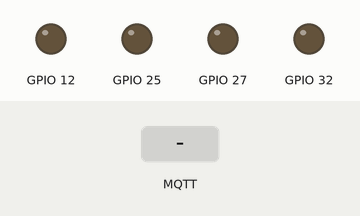
Bench run of a sketch on a simulated ESP32. On the bench: output pins drawn as LEDs (lit = HIGH). The inputs (shaded band) are chosen by the test bench. WiFi joins after 1.5 s; servers stay silent unless stated; no MQTT or app messages arrive unless stated; what the sketch prints to the serial monitor is not drawn.

Above: at 2.8 s.
2.9 s: MQTT message "PLAYLEDS" arrives on the first subscribed topic
At 3.15 s:
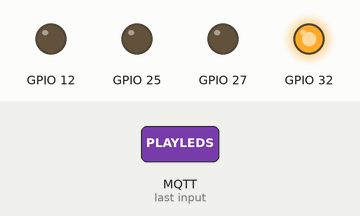
At 3.65 s:
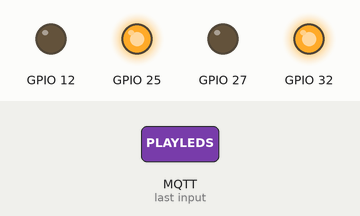
5.9 s: MQTT message "OFFLEDS" arrives on the first subscribed topic
8.9 s: MQTT message "STOPLEDS" arrives on the first subscribed topic
At 10.1 s:
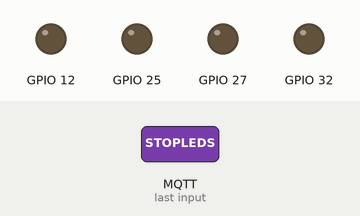
Timing chart, 0 to 11.9 s (numbered marks = the images above; inputs shaded):
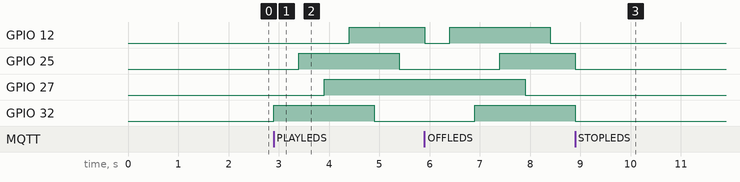

Measured:
- after the input at 2.9 s, GPIO 12: LOW → HIGH after 1.5 s; GPIO 25: LOW → HIGH after 0.50 s, → LOW 2.0 s later; GPIO 27: LOW → HIGH after 1.0 s; GPIO 32: LOW → HIGH at once, → LOW 2.0 s later
- after the input at 8.9 s, GPIO 12: stays LOW (without the input it goes to HIGH after 1.5 s); GPIO 27: stops changing and stays LOW; GPIO 32: goes on until 8.9 s, then stays LOW

The sketch:

iot3.ino
```cpp
#include <WiFi.h>
#include <PubSubClient.h>
#include <map>

const char *WIFI_SSID = "XXXXXX";
const char *WIFI_PASS = "DDDDDD";

const char *MQTT_BROKER_HOST = "broker.hivemq.com";
const int MQTT_BROKER_PORT = 1883;

const char *MQTT_CLIENT_ID = "clienterandom";         // Unique CLIENT_ID
const char *PUBLISH_TOPIC = "TOPIC_SUBSCRIBEGRUPO8";  // TOPIC where ESP32 publishes
const char *SUBSCRIBE_TOPIC = "TOPIC_PUBLISHGRUPO8";  // TOPIC where ESP32 receives
const char *LED_STATS_TOPIC = "LED_STATS";            // Topic for LED statistics

bool stopLightsGame = true;  // Variable to indicate whether the light game should stop
bool gameStarted = false;    // Variable to indicate whether the game has started

unsigned long ledStats[4] = { 0 };  // Array to store LED statistics

unsigned long lastUpdate = 0;  // Variable to control graph update

const char* LED_MESSAGES[4][2] = {
  {"RED_LEDON", "RED_LEDOFF"},
  {"ORANGE_LEDON", "ORANGE_LEDOFF"},
  {"GREEN_LEDON", "GREEN_LEDOFF"},
  {"BLUE_LEDON", "BLUE_LEDOFF"}
};

WiFiClient wiFiClient;
PubSubClient mqttClient(wiFiClient);

// Class for controlling an individual LED
class LEDController {
private:
  int pin;
public:
  LEDController(int pinNumber) : pin(pinNumber) {
    pinMode(pin, OUTPUT);
  }

  void turnOn() {
    digitalWrite(pin, HIGH);
  }

  void turnOff() {
    digitalWrite(pin, LOW);
  }

  bool isOn() const {
    return digitalRead(pin) == HIGH;
  }

  void toggle() {
    digitalWrite(pin, !digitalRead(pin));
  }
};

// Array of LEDController instances for each LED
LEDController ledControllers[4] = {
  LEDController(32),  // Red LED
  LEDController(25),  // Orange LED
  LEDController(27),  // Green LED
  LEDController(12)   // Blue LED
};

void lightsGame() {
  unsigned long previousMillis = 0;  // Variable to store previous time
  const long interval = 500;         // Time interval between each iteration (333 ms in this case)
  int counter = 0;                   // Counter to determine current state of the lights

  // Loop while the lights are not stopped or the counter does not reach a certain value
  while (!stopLightsGame && counter < 50) {
    unsigned long currentMillis = millis();  // Get the current time

    // If the interval time has passed
    if (currentMillis - previousMillis >= interval) {
      // Update the previous time
      previousMillis = currentMillis;

      // Toggle the LED state and update LED statistics
      int ledIndex = counter % 4;  // Get the LED index based on the counter
      LEDController& led = ledControllers[ledIndex]; // Get the LED controller
      led.toggle();  // Toggle the LED state
      if (led.isOn()) {
        // If the LED is on, update the on time
        ledStats[ledIndex] += interval * 6.5;
      }

      counter++;  // Increment the counter
    }

    // Handle incoming messages while running the lights game
    mqttClient.loop();
  }

  // Turn off all the lights when exiting the loop
  for (int i = 0; i < 4; i++) {
    ledControllers[i].turnOff();
  }

  // Publish the LED statistics after the light game finishes
  publishLEDStats();
}

void publishLEDStats() {
  // Build a string with the LED statistics data
  String payload = String(ledStats[0]) + "," + String(ledStats[1]) + "," + String(ledStats[2]) + "," + String(ledStats[3]);
  // Publish the data to the corresponding MQTT topic
  mqttClient.publish(LED_STATS_TOPIC, payload.c_str());
}

void callback(const char *topic, byte *payload, unsigned int length) {
  String message;
  for (int i = 0; i < length; i++) message += (char)payload[i];
  if (String(topic) == SUBSCRIBE_TOPIC) {
    Serial.println("Message from topic " + String(topic) + ":" + message);

    // Realizar acciones basadas en el mensaje recibido
    if (message == "PLAYLEDS") {
      stopLightsGame = false;
      gameStarted = true;
      lightsGame();
    } else if (message == "STOPLEDS") {
      stopLightsGame = true;
    } else if (message == "OFFLEDS") {
      for (int i = 0; i < 4; i++) {
        ledControllers[i].turnOff();
      }
      gameStarted = false;
    } else {
      // Verificar mensajes para controlar los LED individualmente
      for (int i = 0; i < 4; i++) {
        if (message == LED_MESSAGES[i][0]) {
          ledControllers[i].turnOn();
        } else if (message == LED_MESSAGES[i][1]) {
          ledControllers[i].turnOff();
        }
      }
    }
  }
}

void setup() {
  Serial.begin(115200);

  Serial.print("Connecting to " + String(WIFI_SSID));
  WiFi.begin(WIFI_SSID, WIFI_PASS);
  while (WiFi.status() != WL_CONNECTED) {
    delay(200);
    Serial.print(".");
  }
  Serial.println(" Connected!");

  mqttClient.setServer(MQTT_BROKER_HOST, MQTT_BROKER_PORT);
  mqttClient.setCallback(callback);

  Serial.print("Connecting to " + String(MQTT_BROKER_HOST));
  if (mqttClient.connect(MQTT_CLIENT_ID)) {
    Serial.println(" Connected!");
    mqttClient.subscribe(SUBSCRIBE_TOPIC);
  }
}

void loop() {
  if (mqttClient.connected()) {
    unsigned long now = millis();
    mqttClient.loop();

    // Update statistics every 5 seconds if the game has started
    if (gameStarted && now - lastUpdate >= 5000) {
      lightsGame();
      lastUpdate = now;
    }
  } else {
    Serial.println("MQTT broker not connected!");
    delay(2000);
  }
}
```
